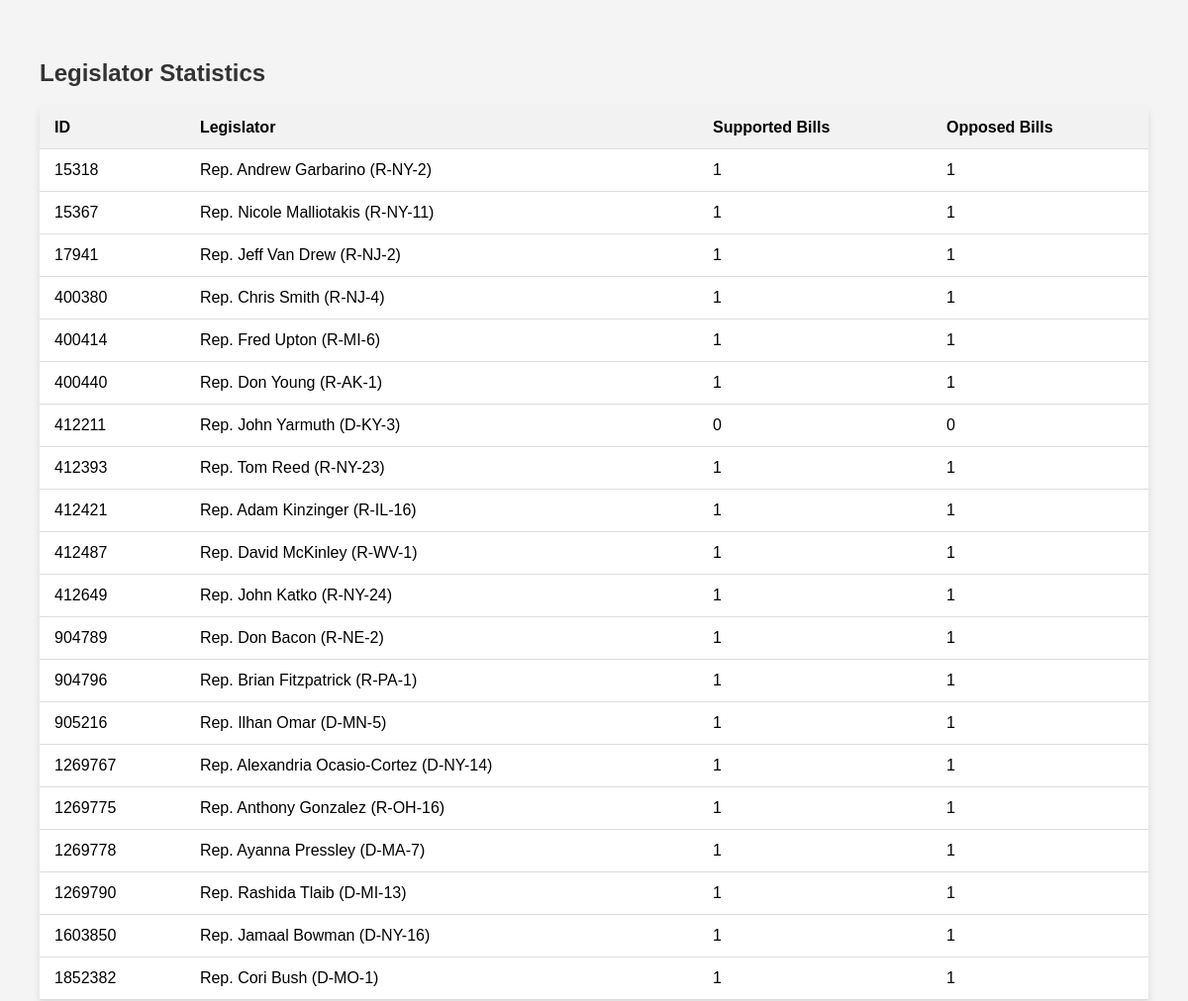
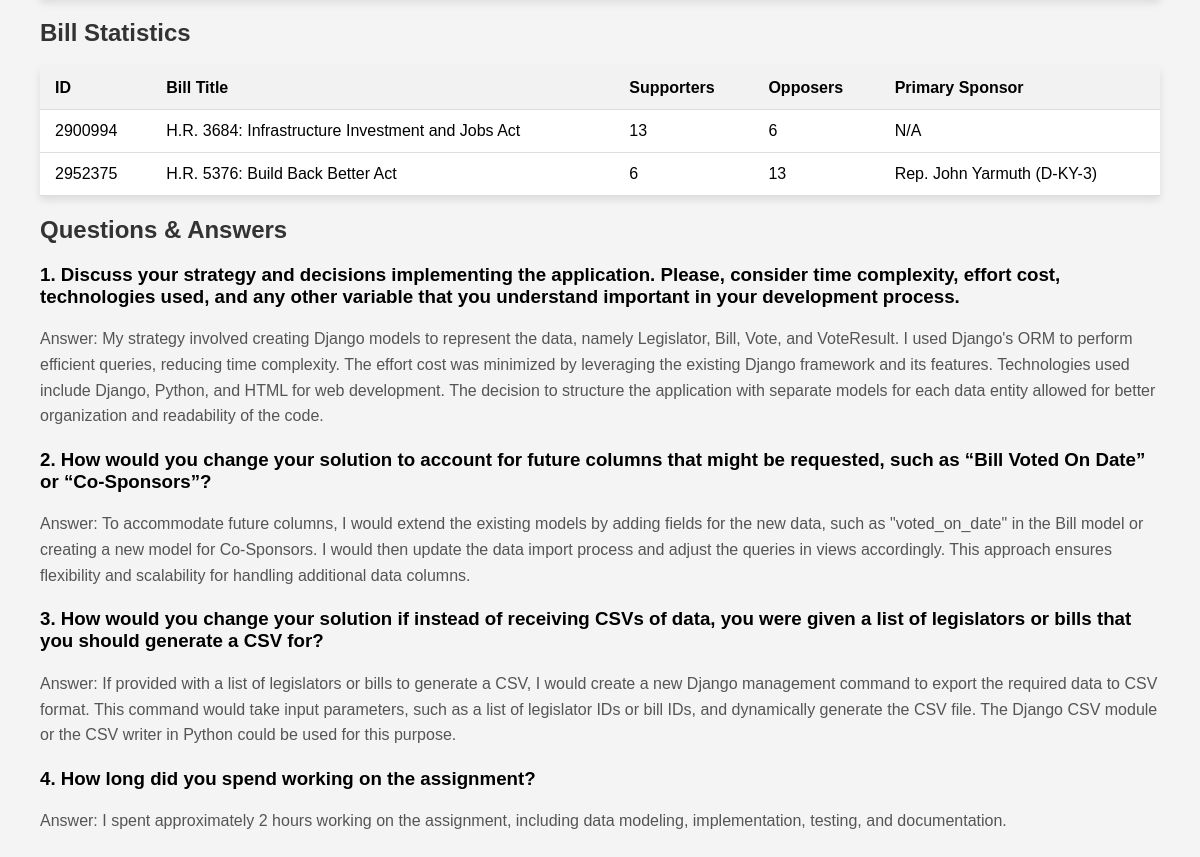
The app's page /api/all_stats/ with its own data (2 pictures, top to bottom).
### quorum_app/models.py (models this page shows, shortened)
class Legislator(models.Model):
    name = models.CharField(max_length=255)

class Bill(models.Model):
    id = models.IntegerField(primary_key=True)
    title = models.CharField(max_length=255)
    sponsor = models.ForeignKey(Legislator, on_delete=models.CASCADE, null=True, blank=True)

### quorum_app/views.py (the view)
# urls.py: path('all_stats/', all_stats, name='all_stats'),
def all_stats(request):
    legislators_stats = Legislator.objects.annotate(
        supported_bills=Count(Case(When(voteresult__vote_type=1, then=1), output_field=IntegerField())),
        opposed_bills=Count(Case(When(voteresult__vote_type=2, then=1), output_field=IntegerField()))
    )
    bill_stats = []
    for bill in Bill.objects.all():
        supporters = Voteresult.objects.filter(vote__bill=bill, vote_type=1).count()
        opposers = Voteresult.objects.filter(vote__bill=bill, vote_type=2).count()
        primary_sponsor = bill.sponsor.name if (bill.sponsor_id and Legislator.objects.filter(id=bill.sponsor_id).exists()) else 'N/A'
        bill_stats.append({
            'bill_id': bill.id,
            'bill_title': bill.title,
            'supporters': supporters,
            'opposers': opposers,
            'primary_sponsor': primary_sponsor,
        })
    context = {'legislators_stats': legislators_stats, 'bill_stats': bill_stats}
    return render(request, 'all_stats.html', context)

### quorum_app/templates/all_stats.html (shortened to what this page needs)
<!DOCTYPE html>
<html lang="en">
<head>
<h2>Legislator Statistics</h2>
<table>
  <thead>
    <tr>
      <th>ID</th>
      <th>Legislator</th>
      <th>Supported Bills</th>
      <th>Opposed Bills</th>
    </tr>
  </thead>
  <tbody>
    {% for stat in legislators_stats %}
      <tr>
        <td>{{ stat.id }}</td>
        <td>{{ stat.name }}</td>
        <td>{{ stat.supported_bills }}</td>
        <td>{{ stat.opposed_bills }}</td>
      </tr>
    {% endfor %}
  </tbody>
</table>
<h2>Bill Statistics</h2>
<table>
  <thead>
    <tr>
      <th>ID</th>
      <th>Bill Title</th>
      <th>Supporters</th>
      <th>Opposers</th>
      <th>Primary Sponsor</th>
    </tr>
  </thead>
  <tbody>
    {% for bill_stat in bill_stats %}
      <tr>
        <td>{{ bill_stat.bill_id }}</td>
        <td>{{ bill_stat.bill_title }}</td>
        <td>{{ bill_stat.supporters }}</td>
        <td>{{ bill_stat.opposers }}</td>
        <td>{{ bill_stat.primary_sponsor }}</td>
      </tr>
    {% endfor %}
  </tbody>
</table>
<h2>Questions & Answers</h2>
<h3>1. Discuss your strategy and decisions implementing the application. Please, consider time complexity, effort cost, technologies used, and any other variable that you understand important in your development process.</h3>
<p>Answer: My strategy involved creating Django models to represent the data, namely Legislator, Bill, Vote, and VoteResult. I used Django's ORM to perform efficient queries, reducing time complexity. The effort cost was minimized by leveraging the existing Django framework and its features. Technologies used include Django, Python, and HTML for web development. The decision to structure the application with separate models for each data entity allowed for better organization and readability of the code.</p>
<h3>2. How would you change your solution to account for future columns that might be requested, such as “Bill Voted On Date” or “Co-Sponsors”?</h3>
<p>Answer: To accommodate future columns, I would extend the existing models by adding fields for the new data, such as "voted_on_date" in the Bill model or creating a new model for Co-Sponsors. I would then update the data import process and adjust the queries in views accordingly. This approach ensures flexibility and scalability for handling additional data columns.</p>
<h3>3. How would you change your solution if instead of receiving CSVs of data, you were given a list of legislators or bills that you should generate a CSV for?</h3>
<p>Answer: If provided with a list of legislators or bills to generate a CSV, I would create a new Django management command to export the required data to CSV format. This command would take input parameters, such as a list of legislator IDs or bill IDs, and dynamically generate the CSV file. The Django CSV module or the CSV writer in Python could be used for this purpose.</p>
<h3>4. How long did you spend working on the assignment?</h3>
<p>Answer: I spent approximately 2 hours working on the assignment, including data modeling, implementation, testing, and documentation.</p>
</head>
</html>

### quorum_app/templates/all_stats.html (style rules this page uses)
h2 { color: #333; }
table { width: 100%; border-collapse: collapse; margin-bottom: 20px; background-color: #fff; box-shadow: 0 4px 8px rgba(0, 0, 0, 0.1); }
th, td { padding: 12px 15px; text-align: left; border-bottom: 1px solid #ddd; }
th { background-color: #f2f2f2; }
p { margin-bottom: 20px; line-height: 1.6; color: #555; }

### records on screen
Legislator: id "15318", name "Rep. Andrew Garbarino (R-NY-2)", supported_bills "1", opposed_bills "1"
Legislator: id "15367", name "Rep. Nicole Malliotakis (R-NY-11)", supported_bills "1", opposed_bills "1"
Legislator: id "17941", name "Rep. Jeff Van Drew (R-NJ-2)", supported_bills "1", opposed_bills "1"
Legislator: id "400380", name "Rep. Chris Smith (R-NJ-4)", supported_bills "1", opposed_bills "1"
Legislator: id "400414", name "Rep. Fred Upton (R-MI-6)", supported_bills "1", opposed_bills "1"
Legislator: id "400440", name "Rep. Don Young (R-AK-1)", supported_bills "1", opposed_bills "1"
Legislator: id "412211", name "Rep. John Yarmuth (D-KY-3)", supported_bills "0", opposed_bills "0", primary_sponsor "Rep. John Yarmuth (D-KY-3)"
Legislator: id "412393", name "Rep. Tom Reed (R-NY-23)", supported_bills "1", opposed_bills "1"
Legislator: id "412421", name "Rep. Adam Kinzinger (R-IL-16)", supported_bills "1", opposed_bills "1"
Legislator: id "412487", name "Rep. David McKinley (R-WV-1)", supported_bills "1", opposed_bills "1"
Legislator: id "412649", name "Rep. John Katko (R-NY-24)", supported_bills "1", opposed_bills "1"
Legislator: id "904789", name "Rep. Don Bacon (R-NE-2)", supported_bills "1", opposed_bills "1"
Legislator: id "904796", name "Rep. Brian Fitzpatrick (R-PA-1)", supported_bills "1", opposed_bills "1"
Legislator: id "905216", name "Rep. Ilhan Omar (D-MN-5)", supported_bills "1", opposed_bills "1"
Legislator: id "1269767", name "Rep. Alexandria Ocasio-Cortez (D-NY-14)", supported_bills "1", opposed_bills "1"
Legislator: id "1269775", name "Rep. Anthony Gonzalez (R-OH-16)", supported_bills "1", opposed_bills "1"
Legislator: id "1269778", name "Rep. Ayanna Pressley (D-MA-7)", supported_bills "1", opposed_bills "1"
Legislator: id "1269790", name "Rep. Rashida Tlaib (D-MI-13)", supported_bills "1", opposed_bills "1"
Legislator: id "1603850", name "Rep. Jamaal Bowman (D-NY-16)", supported_bills "1", opposed_bills "1"
Legislator: id "1852382", name "Rep. Cori Bush (D-MO-1)", supported_bills "1", opposed_bills "1"
Bill: bill_title "H.R. 3684: Infrastructure Investment and Jobs Act"
Bill: bill_title "H.R. 5376: Build Back Better Act"

### other values on screen
{{ bill_stat.bill_id }} "2900994" "2952375"
{{ bill_stat.supporters }} "13" "6"
{{ bill_stat.opposers }} "6" "13"
{{ bill_stat.primary_sponsor }} "N/A"
